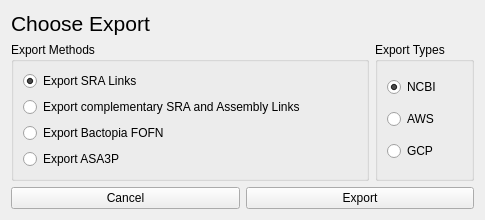
<?xml version="1.0" encoding="UTF-8"?>
<ui version="4.0">
 <class>Form</class>
 <widget class="QWidget" name="Form">
  <property name="windowModality">
   <enum>Qt::NonModal</enum>
  </property>
  <property name="geometry">
   <rect>
    <x>0</x>
    <y>0</y>
    <width>485</width>
    <height>215</height>
   </rect>
  </property>
  <property name="sizePolicy">
   <sizepolicy hsizetype="Preferred" vsizetype="Preferred">
    <horstretch>0</horstretch>
    <verstretch>0</verstretch>
   </sizepolicy>
  </property>
  <property name="windowTitle">
   <string>Export Type</string>
  </property>
  <layout class="QVBoxLayout" name="verticalLayout_2" stretch="0,2,0">
   <item>
    <widget class="QLabel" name="lblTitle">
     <property name="sizePolicy">
      <sizepolicy hsizetype="Preferred" vsizetype="Maximum">
       <horstretch>0</horstretch>
       <verstretch>0</verstretch>
      </sizepolicy>
     </property>
     <property name="font">
      <font>
       <pointsize>16</pointsize>
      </font>
     </property>
     <property name="text">
      <string>Choose Export</string>
     </property>
    </widget>
   </item>
   <item>
    <layout class="QHBoxLayout" name="horizontalLayout_2">
     <item>
      <widget class="QGroupBox" name="groupBox">
       <property name="title">
        <string>Export Methods</string>
       </property>
       <layout class="QVBoxLayout" name="verticalLayout">
        <item>
         <widget class="QRadioButton" name="rad_sra">
          <property name="text">
           <string>Export SRA Links</string>
          </property>
          <property name="checked">
           <bool>true</bool>
          </property>
         </widget>
        </item>
        <item>
         <widget class="QRadioButton" name="rad_sra_assembly">
          <property name="text">
           <string>Export complementary SRA and Assembly Links</string>
          </property>
         </widget>
        </item>
        <item>
         <widget class="QRadioButton" name="rad_bactopia">
          <property name="text">
           <string>Export Bactopia FOFN</string>
          </property>
         </widget>
        </item>
        <item>
         <widget class="QRadioButton" name="rad_asa3p">
          <property name="styleSheet">
           <string notr="true"/>
          </property>
          <property name="text">
           <string>Export ASA3P</string>
          </property>
         </widget>
        </item>
       </layout>
      </widget>
     </item>
     <item>
      <widget class="QGroupBox" name="gb_types">
       <property name="sizePolicy">
        <sizepolicy hsizetype="Maximum" vsizetype="Preferred">
         <horstretch>0</horstretch>
         <verstretch>0</verstretch>
        </sizepolicy>
       </property>
       <property name="title">
        <string>Export Types</string>
       </property>
       <layout class="QVBoxLayout" name="verticalLayout_3">
        <item>
         <widget class="QRadioButton" name="rad_ncbi">
          <property name="text">
           <string>NCBI</string>
          </property>
          <property name="checked">
           <bool>true</bool>
          </property>
         </widget>
        </item>
        <item>
         <widget class="QRadioButton" name="rad_aws">
          <property name="text">
           <string>AWS</string>
          </property>
         </widget>
        </item>
        <item>
         <widget class="QRadioButton" name="rad_gcp">
          <property name="text">
           <string>GCP</string>
          </property>
         </widget>
        </item>
       </layout>
      </widget>
     </item>
    </layout>
   </item>
   <item>
    <layout class="QHBoxLayout" name="horizontalLayout">
     <item>
      <widget class="QPushButton" name="but_cancel">
       <property name="sizePolicy">
        <sizepolicy hsizetype="Minimum" vsizetype="Maximum">
         <horstretch>0</horstretch>
         <verstretch>0</verstretch>
        </sizepolicy>
       </property>
       <property name="text">
        <string>Cancel</string>
       </property>
      </widget>
     </item>
     <item>
      <widget class="QPushButton" name="but_export">
       <property name="sizePolicy">
        <sizepolicy hsizetype="Minimum" vsizetype="Maximum">
         <horstretch>0</horstretch>
         <verstretch>0</verstretch>
        </sizepolicy>
       </property>
       <property name="text">
        <string>Export</string>
       </property>
      </widget>
     </item>
    </layout>
   </item>
  </layout>
 </widget>
 <resources/>
 <connections>
  <connection>
   <sender>rad_bactopia</sender>
   <signal>toggled(bool)</signal>
   <receiver>gb_types</receiver>
   <slot>setDisabled(bool)</slot>
   <hints>
    <hint type="sourcelabel">
     <x>224</x>
     <y>119</y>
    </hint>
    <hint type="destinationlabel">
     <x>504</x>
     <y>100</y>
    </hint>
   </hints>
  </connection>
  <connection>
   <sender>rad_asa3p</sender>
   <signal>toggled(bool)</signal>
   <receiver>gb_types</receiver>
   <slot>setDisabled(bool)</slot>
   <hints>
    <hint type="sourcelabel">
     <x>224</x>
     <y>138</y>
    </hint>
    <hint type="destinationlabel">
     <x>504</x>
     <y>100</y>
    </hint>
   </hints>
  </connection>
 </connections>
</ui>
